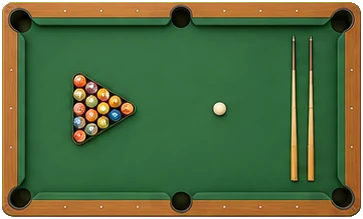
#> input picture img/plan/meble/bilard.webp, 363 x 219 px, given in place of stol.webp, which was not available
$ python zloz.py
#> lines starting #> are read from the running program, lines starting #| are printed output that depends on the picture; after the words box and inside, x2 and y2 are one past the last pixel; in counts of white or black regions, pixels touching at a corner belong together
#> in stol_owalny, `img = Image.new('RGBA', (W, H), (0, 0, 0, 0))`: img: PIL image 540x300 RGBA; every value is 0
#!/usr/bin/env python3
"""Składa nowe elementy biblioteki rzutu z grafik, które już są (te same blaty, krzesła, drewno, zlew, płyta).
Nie trzeba nowego arkusza — styl zostaje ten sam.  Użycie:  python3 narzedzia/plan/zloz.py  (potem tnij.py --spis)

stol_owalny, stol_owalny_4/6/8   — blat owalny z drewna stołu prostokątnego, krzesła z „Krzesło”, kwiaty ze stołu okrągłego
ciag_kuchenny_180/240/300        — jeden ciągły blat (kamień z „Blat kuchenny 120”) z wpuszczonym zlewem i płytą
prysznic_walkin_szyba            — prysznic walk-in: jedna szyba, deszczownica i odpływ liniowy przy ścianie (u góry)
lozko_140                        — grafika łóżka 160 (rysowana w wymiarze 140×200)
"""
import os
import numpy as np
from PIL import Image, ImageDraw, ImageFilter

KORZEN = os.path.abspath(os.path.join(os.path.dirname(__file__), '..', '..'))
D = os.path.join(KORZEN, 'img', 'plan', 'meble')
PX = 3  # px na cm


def wczytaj(k):
#> called with k = 'stol'
    return Image.open(os.path.join(D, k + '.webp')).convert('RGBA')
#> returned value is the input picture: PIL image 363x219 RGBA; mean R, G, B, A 78.9, 102.6, 57.7, 247.1


def zapisz(img, k):
    img.save(os.path.join(D, k + '.webp'), 'WEBP', quality=88, method=6)
    print('zapisano', k, img.size)


def elipsa(w, h, k=4):
#> called with w = 540, h = 300, k = 4
    m = Image.new('L', (w * k, h * k), 0)
#> m: PIL image 2160x1200 L; every value is 0
    ImageDraw.Draw(m).ellipse((0, 0, w * k - 1, h * k - 1), fill=255)
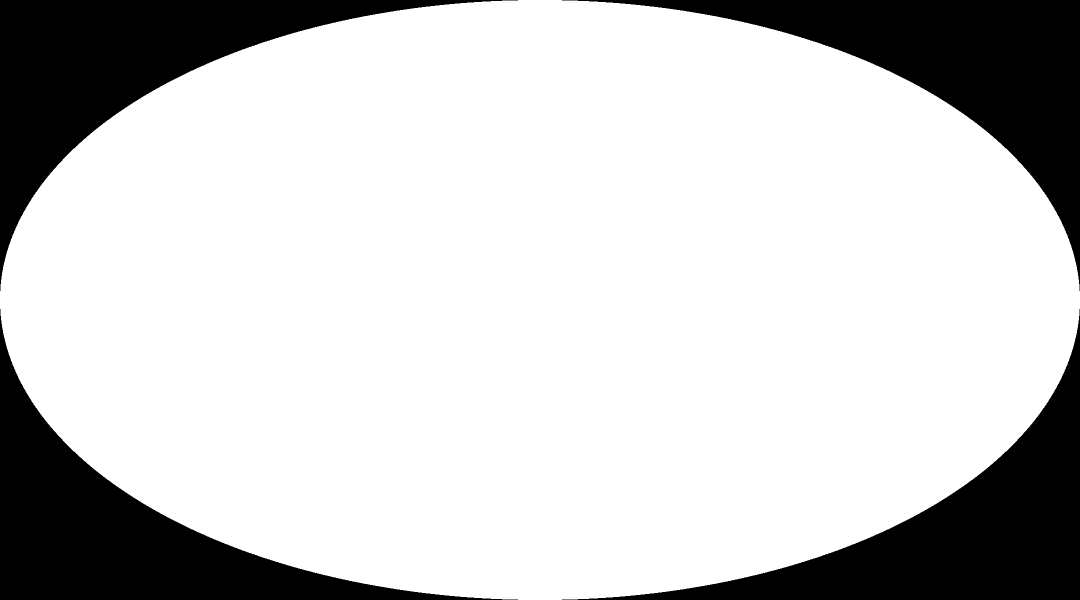
#> m: PIL image 2160x1200 L (shown at 1/2 size); 78.5% white; 4 black regions, box (x1, y1, x2, y2) and area: (0, 0, 1036, 582) 139097, (1124, 0, 2160, 582) 139097, (0, 618, 1036, 1200) 139097, (1124, 618, 2160, 1200) 139097
    return m.resize((w, h), Image.LANCZOS)
#> returned value: PIL image 540x300 L


def blat_owalny(wcm, dcm):
    w, h = wcm * PX, dcm * PX
    drewno = wczytaj('stol')
    drewno = drewno.crop((6, 6, drewno.width - 6, drewno.height - 6)).resize((w, h), Image.LANCZOS)
    m = elipsa(w, h)
    # brzeg blatu: lekko ciemniejszy pierścień + delikatne światło przy górnej krawędzi (jak na stole okrągłym)
    a = np.array(drewno).astype(float)
    yy, xx = np.mgrid[0:h, 0:w]
    r = np.sqrt(((xx - w / 2) / (w / 2)) ** 2 + ((yy - h / 2) / (h / 2)) ** 2)
    brzeg = np.clip((r - 0.955) / 0.045, 0, 1)
    a[..., :3] *= (1 - 0.18 * brzeg)[..., None]
    out = Image.fromarray(a.clip(0, 255).astype('uint8'), 'RGBA')
    out.putalpha(m)
#| zapisano stol_owalny (540, 300)
#> in stol_owalny (call 2), `img = Image.new('RGBA', (W, H), (0, 0, 0, 0))`: img: PIL image 510x525 RGBA; every value is 0
#> call 2 of wczytaj, with k = 'krzeslo'
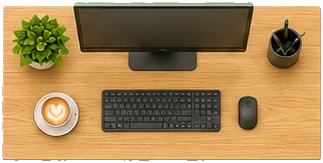
#> input picture img/plan/meble/biurko_monitor.webp, 323 x 163 px, given in place of krzeslo.webp, which was not available
#> in wczytaj, returned value is the input picture: PIL image 323x163 RGBA; mean R, G, B, A 161.3, 132.7, 80.5, 240.4
#> in elipsa (call 2), `m = Image.new('L', (w * k, h * k), 0)`: m: PIL image 2040x1140 L; every value is 0
#> in elipsa (call 2), `ImageDraw.Draw(m).ellipse((0, 0, w * k - 1, h * k - 1), fill=255)`: m: PIL image 2040x1140 L; 78.5% white; 4 black regions, box (x1, y1, x2, y2) and area: (0, 0, 977, 552) 124800, (1063, 0, 2040, 552) 124800, (0, 588, 977, 1140) 124800, (1063, 588, 2040, 1140) 124800
    return out


def kwiaty(srednica_cm):
#> called with srednica_cm = 34
    s = wczytaj('stol_okragly_4')
    cx, cy, r = s.width // 2, s.height // 2, int(s.width * 0.16)
#> cx = 161; cy = 81; r = 51
    k = s.crop((cx - r, cy - r, cx + r, cy + r))
#> k: PIL image 102x102 RGBA
    n = int(srednica_cm * PX)
    k = k.resize((n, n), Image.LANCZOS)
    m = elipsa(n, n).filter(ImageFilter.GaussianBlur(n * 0.04))
#> in elipsa (call 3), `m = Image.new('L', (w * k, h * k), 0)`: m: PIL image 408x408 L; every value is 0
#> in elipsa (call 3), `ImageDraw.Draw(m).ellipse((0, 0, w * k - 1, h * k - 1), fill=255)`: m: PIL image 408x408 L; 78.5% white; 4 black regions, box (x1, y1, x2, y2) and area: (0, 0, 190, 190) 8942, (218, 0, 408, 190) 8942, (0, 218, 190, 408) 8942, (218, 218, 408, 408) 8942
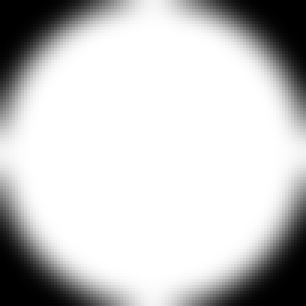
#> m: PIL image 102x102 L (shown 3 times larger); min 0, max 255, mean 198.9
    m = Image.fromarray((np.array(m).astype(float) * 1.0).clip(0, 255).astype('uint8'))
    k.putalpha(m)
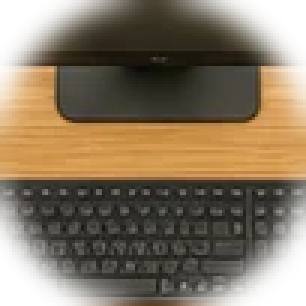
#> k: PIL image 102x102 RGBA (shown 3 times larger); mean R, G, B, A 97.1, 79.4, 54.8, 198.9; transparent parts drawn white
#| zapisano stol_owalny_4 (510, 525)
#> call 3 of stol_owalny, with wst = 200, dst = 105, bok = 2, konce = True, kwiat = True
#> in stol_owalny (call 3), `img = Image.new('RGBA', (W, H), (0, 0, 0, 0))`: img: PIL image 840x555 RGBA; every value is 0
    return k


def krzeslo(obrot):
    k = wczytaj('krzeslo').resize((48 * PX, 55 * PX), Image.LANCZOS)  # oparcie u góry, siedzisko do stołu w dół
    return k.rotate(obrot, expand=True, resample=Image.BICUBIC)


def stol_owalny(wst, dst, bok, konce, kwiat=True):
    """wst×dst — blat; bok — krzeseł na każdym długim boku; konce — po jednym krześle na końcach."""
    wsz = 40 if konce else 0  # krzesło wystaje 40 cm poza blat (wsunięte 15 cm)
    gora = 40 if bok else 0
    W, H = (wst + 2 * wsz) * PX, (dst + 2 * gora) * PX
    img = Image.new('RGBA', (W, H), (0, 0, 0, 0))
    x0, y0 = wsz * PX, gora * PX
    poz = {1: [0.5], 2: [0.29, 0.71], 3: [0.2, 0.5, 0.8]}.get(bok, [])
    for f in poz:  # krzesło wsunięte 15 cm pod krawędź elipsy w tym miejscu
        x = x0 + wst * PX * f
        ugiecie = (dst * PX / 2) * (1 - np.sqrt(max(0.0, 1 - (2 * f - 1) ** 2)))
        g = krzeslo(0); img.alpha_composite(g, (int(x - g.width / 2), int(y0 + ugiecie - 40 * PX)))
        d = krzeslo(180); img.alpha_composite(d, (int(x - d.width / 2), int(y0 + dst * PX - ugiecie - 15 * PX)))
    if konce:
        l = krzeslo(90); img.alpha_composite(l, (0, int(y0 + dst * PX / 2 - l.height / 2)))
        p = krzeslo(-90); img.alpha_composite(p, (int(W - p.width), int(y0 + dst * PX / 2 - p.height / 2)))
#> in stol_owalny (call 3), `img.alpha_composite(p, (int(W - p.width), int(y0 + dst * PX / 2 - p.he`:
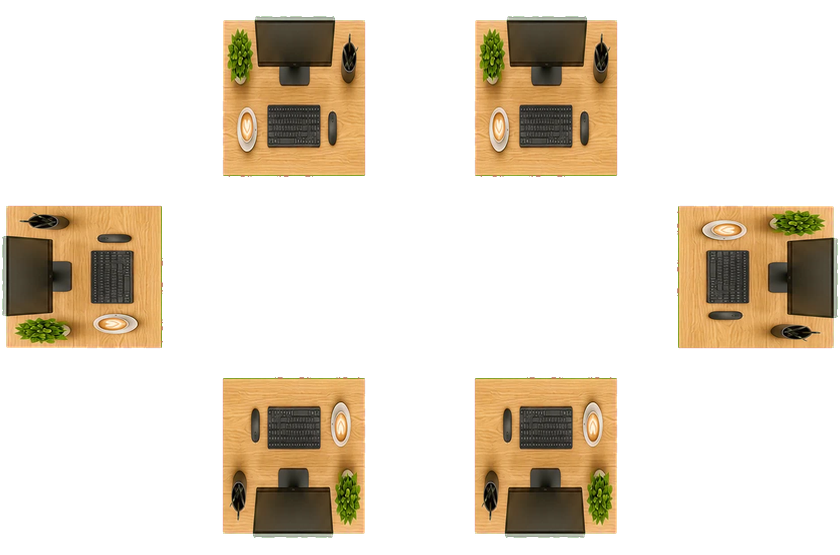
#> img: PIL image 840x555 RGBA; mean R, G, B, A 48.4, 38.3, 23.3, 73.5; transparent parts drawn white
    b = blat_owalny(wst, dst); img.alpha_composite(b, (x0, y0))
#> call 3 of blat_owalny, with wcm = 200, dcm = 105
#> in blat_owalny (call 3), `drewno = drewno.crop((6, 6, drewno.width - 6, drewno.height - 6)).resi..`:
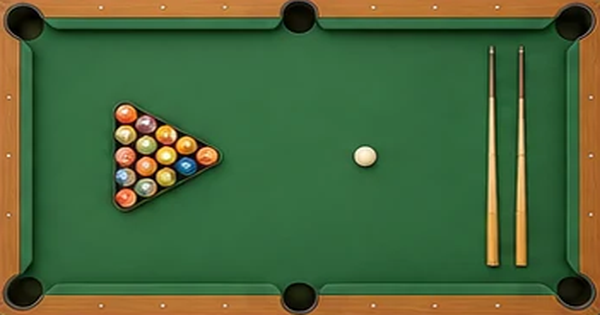
#> drewno: PIL image 600x315 RGBA; mean R, G, B, A 74, 101.6, 58, 255; transparent parts drawn white
#> call 4 of elipsa, with w = 600, h = 315, k = 4
#> in elipsa (call 4), `m = Image.new('L', (w * k, h * k), 0)`: m: PIL image 2400x1260 L; every value is 0
#> in elipsa (call 4), `ImageDraw.Draw(m).ellipse((0, 0, w * k - 1, h * k - 1), fill=255)`: m: PIL image 2400x1260 L; 78.5% white; 4 black regions, box (x1, y1, x2, y2) and area: (0, 0, 1152, 612) 162267, (1248, 0, 2400, 612) 162267, (0, 648, 1152, 1260) 162267, (1248, 648, 2400, 1260) 162267
#> in elipsa (call 4), `return m.resize((w, h), Image.LANCZOS)`:
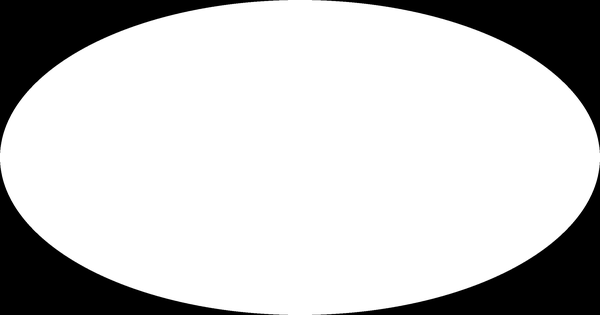
#> returned value: PIL image 600x315 L; min 0, max 255, mean 200.3
    if kwiat:
        k = kwiaty(min(34, dst * 0.38)); img.alpha_composite(k, (x0 + b.width // 2 - k.width // 2, y0 + b.height // 2 - k.height // 2))
#| zapisano stol_owalny_6 (840, 555)
#| zapisano stol_owalny_8 (990, 570)
    return img


# [29 lines left out: function wycinek_inny_niz_tlo, not called in this run]


def ciag_kuchenny(lcm):
    W, H = lcm * PX, 60 * PX
    o = wczytaj('blat_120'); a = np.array(o).astype(int)
    krawedz = tuple(int(v) for v in np.median(a[o.height - 5:o.height - 2, o.width // 4:o.width * 3 // 4, :3].reshape(-1, 3), axis=0))
    t = o.crop((7, 7, o.width - 7, o.height - 10))
    blat = t.resize((W, H), Image.LANCZOS).convert('RGB')  # jeden kamień na całą długość — bez szwów i odbić
    d = ImageDraw.Draw(blat)
    d.rectangle((0, H - 2 * PX, W, H), fill=krawedz)  # przednia krawędź blatu — jedna, przez całą długość
    d.line((0, H - 2 * PX, W, H - 2 * PX), fill=tuple(max(0, c - 18) for c in krawedz), width=1)
    blat = blat.convert('RGBA')
    zlew = wczytaj('zlew'); z = wycinek_inny_niz_tlo(zlew); kz = (80 * PX) / zlew.width
    zlew = z.resize((int(z.width * kz), int(z.height * kz)), Image.LANCZOS); zlew.info['srodek_y'] = z.info['srodek_y']
    pl = wczytaj('plyta_indukcyjna'); kp = (60 * PX) / pl.width; p = wycinek_inny_niz_tlo(pl, prog=90)
    pl = p.resize((int(p.width * kp), int(p.height * kp)), Image.LANCZOS); pl.info['srodek_y'] = p.info['srodek_y']
    xs = {180: (45, 132), 240: (55, 180), 300: (65, 225)}[lcm]
    for el, xc in ((zlew, xs[0]), (pl, xs[1])):
        blat.alpha_composite(el, (int(xc * PX - el.width / 2), int(H * 0.52 - el.height * el.info['srodek_y'])))  # korpus na środku głębokości
    return blat


# [33 lines left out: function walkin_szyba, not called in this run]


def main():
    zapisz(stol_owalny(180, 100, 0, False, kwiat=False), 'stol_owalny')
    zapisz(stol_owalny(170, 95, 2, False), 'stol_owalny_4')
    zapisz(stol_owalny(200, 105, 2, True), 'stol_owalny_6')
    zapisz(stol_owalny(250, 110, 3, True), 'stol_owalny_8')
    for l in (180, 240, 300):
        zapisz(ciag_kuchenny(l), f'ciag_kuchenny_{l}')
    zapisz(walkin_szyba(), 'prysznic_walkin_szyba')
    zapisz(wczytaj('lozko_160'), 'lozko_140')


if __name__ == '__main__':
#> (the run stopped early here; a loop or call above may not have finished)
